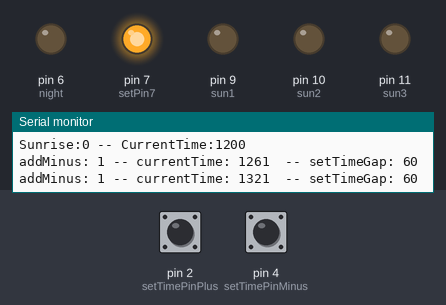
The sketch below on a simulated Arduino Uno, built with avr-gcc and run on an emulated ATmega328P. Shown: output pins drawn as LEDs (lit = HIGH), the last lines printed to the serial monitor. Dashed ring = blinking. The inputs (shaded band) are chosen by the test bench; at power-on: pin 2 (setTimePinPlus) HIGH, pin 4 (setTimePinMinus) LOW.

Above: at 1.2 s.
1.3 s: pin 2 (setTimePinPlus) pulled LOW for 0.15 s
At 1.39 s:
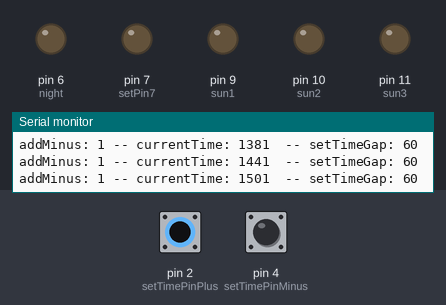
4.4 s: pin 2 (setTimePinPlus) pulled LOW for 0.15 s
At 4.9 s:
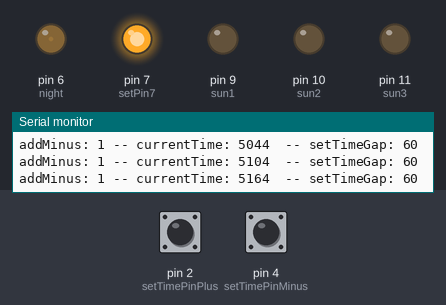
6.0 s: pin 2 (setTimePinPlus) pulled LOW for 1 s
At 6.8 s:
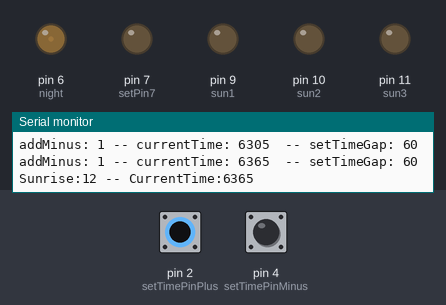
10.0 s: pin 2 (setTimePinPlus) pulsed LOW 5 times (0.12 s each, 0.3 s apart)
At 10.22 s:
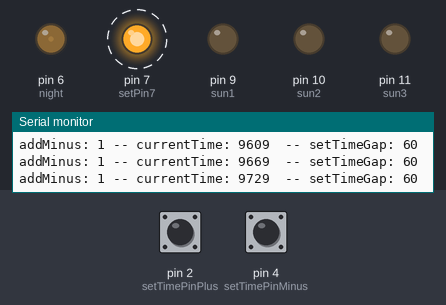
14.5 s: pin 2 (setTimePinPlus) pulsed LOW 2 times (0.12 s each, 0.3 s apart)
At 34.1 s:
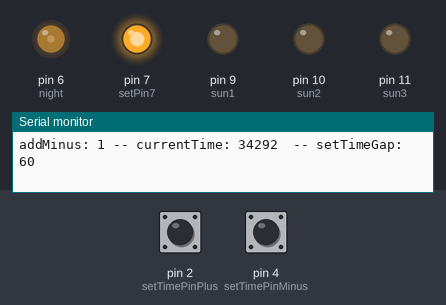
Timing chart, 0 to 37.2 s (numbered marks = the images above; inputs shaded):
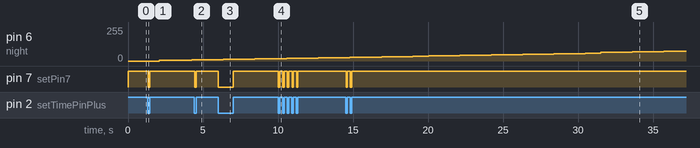

The sketch:

aquarium_control.ino
```cpp
/*
  Aquarium Control

  Controls a few aquarium parameters

  Starting with light control.
  Will control the brightness of the LED simulating the
  sun light over the day.
  With 3 LED row, starts illuminating 1st row then the
  2nd one and them the last one.

*/

// <  >

// pins attached to LED rows
int sun1 = 9;
int sun2 = 10;
int sun3 = 11;
int night = 6;

// milis to refresh the time, for set time is 10 times faster and
// started being fastermail
int refreshTime = 1000;
int refreshSetTime = 50;

int refreshHour;
unsigned long refreshHourMilis;

// to set the time
int setTimePinPlus = 2;
int setTimePinMinus = 4;
int setPin7 = 7; // on when setting time
unsigned long setTimeSpeed = 0; // after a few seconds of setting time on, speed up
int setTimeGap = 60; // value to add (or subtract) to currentTime

int bright = 100;             // maximun brightness %
int nightBright = 20;         //maximum brightness for night light %
long day = 86399 ;            // seconds a day will last
//long day = 10000 ;            // seconds a day will last, for test purposes
long sunrise = 11L * (day/24L);// counting from day variable
long sunHours =  (day/24L)*10L ;  // starting on sunrise;
long sunDelay = day/24L ;        // delay to simulating sun movement, how long after 1st set of lights turn on, will the 2nd turn on, and then the 3rd...
unsigned long sunTime ;       //CurrentTime in milis
long currentTime = 0;         //CurrentTime in seconds
int ledLight = 255;           // maximum value for output pin
int x = 0;                    // aux variable

char strHour[] = "00:00:00"; // receive the seconds converted to time format


void setup() {
  Serial.begin(9600);

  pinMode(sun1, OUTPUT);
  pinMode(sun2, OUTPUT);
  pinMode(sun3, OUTPUT);
  pinMode(night, OUTPUT);

  pinMode(setTimePinPlus, INPUT_PULLUP);
  pinMode(setTimePinMinus, INPUT);

  analogWrite(sun1, 0);
  analogWrite(sun2, 0);
  analogWrite(sun3, 0);
  analogWrite(night, 0);

  pinMode(7, OUTPUT);
  digitalWrite(7,LOW);

  sunTime = millis();
}

void loop () {
  String a;

//Serial.print (millis());

  // set time
  if ((digitalRead(setTimePinPlus) == HIGH) or (digitalRead(setTimePinMinus) == HIGH)) {
    digitalWrite(setPin7, HIGH);
    refreshHour = refreshTime / refreshSetTime;
    setTime ();

  } else {
    digitalWrite(setPin7, LOW);
    refreshHour = refreshTime;
    setTimeSpeed = 0;
    setTimeGap = 60;

  }
  // make the h:m:s, refresh time every refreshTime
  // to simulate 24h and configure the led brightness according
  if (millis() - sunTime >=  refreshTime) {
      // midnight to sunrise; night LED should increase
    if (currentTime < sunrise) {
      x = ledBright (currentTime , nightBright,1);
      analogWrite(night, x);
Serial.write("Sunrise:" );
Serial.print(x);
Serial.write(" -- ");
Serial.write("CurrentTime:" );
Serial.print(currentTime);
    } else if(currentTime> (sunrise + sunHours + 2*sunDelay)){
        // sunset to midnight, night LED shoul decrease
      x = ledBright (currentTime , nightBright,2);
      analogWrite(night, x);
Serial.write("Sunset:" );
Serial.print(x);
Serial.write(" -- ");
Serial.write("CurrentTime:" );
Serial.print(currentTime);

    } else {
//      analogWrite(night, 0);
        // hours of sun
      x = ledBright (currentTime, bright,3);
      analogWrite(sun1, x);
Serial.write("Sun1:" );
Serial.print(x);
Serial.write(" -- ");
      x = ledBright (currentTime - sunDelay, bright,3);
       // blue light will be equal to sun1 until sun1 is higher than nightBright, after that, blue light remains on nightBright until night light starts.
      if (x >= (nightBright*ledLight/100))
        analogWrite(night, x);

      analogWrite(sun2, x);
Serial.write("Sun2:" );
Serial.print(x);
Serial.write(" -- ");
      x = ledBright (currentTime - 2 * sunDelay, bright,3);
      analogWrite(sun3, x);
Serial.write("Sun3:" );
Serial.print(x);
Serial.write(" -- ");


     }

    if (currentTime++ >= day)
      currentTime = 0;
    else if (currentTime < 0)
      currentTime = day + currentTime; // avoid negative time

    sunTime = millis();
Serial.print('\n');
  }

  // refresh to show hours in monitor, if setting the hour
  // will refresh faster
  if ( (millis() - refreshHourMilis) >= refreshHour) {
    secToHours();
    refreshHourMilis = millis();
//Serial.write(strHour);
//Serial.print('\n');
  }


}
/*
  Calculate the brightness to send to LED
  timeToCalculate => depends on the sunDelay
  whichBright => if day use bright variable, if night use nightBright variable
  nightDay => if 1 => midnight to sunrise
              if 2 => sunset to midnight
              if 3 => sun hours
*/
int ledBright (long timeToCalculate, long whichBright, int nightDay) {
  long int y = 0;
  long a = 0;
  long result = 0;

    // calculate % of brightness
    // midnight to sunrise
  if (nightDay == 1)
    y = timeToCalculate * whichBright / sunrise  ;
    //sunset to midnight
  else if (nightDay == 2)
    y = (day-timeToCalculate) * whichBright / (day - (sunrise + sunHours))  ;
  else
      // sun hours
    y = (timeToCalculate - sunrise) *  whichBright / sunHours ;

  if (y < 50)
    a = 2L * y;
  else
      // sun hours
    if (nightDay == 3)
      a = 100L - (2L * y - 100L);
      // night hours
    else
      a = 20L - (2L * y - 20L);

  result = (a * (ledLight / 100));
    // avoid the unsigned problem with the output
  result = (result <= 0) ? 0 : result;

  return result;
}

/*
  Gets the time in seconds and format it to hh:mm:ss

*/
char* secToHours () {
  char hms[9];
  long a = 0;
  // hour, minute, second
  long h = 0;
  long m = 0;
  long s = 0;

  // convert the time we use to 24h (86400s) format
  // on final version 24h will be used
  a = currentTime * (86400 / day);
  //  a= currentTime;

  h = a / 3600; // gets the hour
  m = (a - (h * 3600)) / 60;
  s = (a - (h * 3600) - (m * 60));

  sprintf(hms, "%02ld:%02ld:%02ld", h, m, s);
  strcpy(strHour, hms);
//      Serial.write (hms);
//      Serial.write('\n');
  //    return hms;


}

int setTime() {
  int addMinus = 1; // if 1 add, if -1 subtract

  addMinus = digitalRead(setTimePinPlus) ? 1 : -1;
if (setTimeGap != 60)
  Serial.println ("STOP");
  // every second steps increments the Gap to set the time by 1m
  if ( (millis() - setTimeSpeed) >= (refreshTime / refreshSetTime)) {
    currentTime += (setTimeGap * addMinus);
    setTimeSpeed = millis();

 Serial.print ("addMinus: ");
Serial.print (addMinus);
Serial.print (" -- currentTime: ");
Serial.print (currentTime);
Serial.print("  -- setTimeGap: ");
Serial.println (setTimeGap);

   // when decrementing time, when time reachs zero, for some reason (bug?) this variable, becomes zero too.
  if (setTimeGap == 0)
    setTimeGap = 60;

  }
}
```

Measured:
- after the input at 1.3 s, pin 7 (setPin7): HIGH → LOW at once, → HIGH 0.11 s later
- after the input at 4.4 s, pin 7 (setPin7): HIGH → LOW after 0.05 s, → HIGH 0.10 s later
- after the input at 6.0 s, pin 7 (setPin7): HIGH → LOW at once, → HIGH 1.0 s later
- after the input at 10.0 s, pin 7 (setPin7): alternates HIGH for 0.21 s and LOW for 0.09 s, 10 changes in all, then stays HIGH, starting at once
- after the input at 14.5 s, pin 7 (setPin7): alternates HIGH for 0.19 s and LOW for 0.09 s, 4 changes in all, then stays HIGH, starting after 0.05 s
